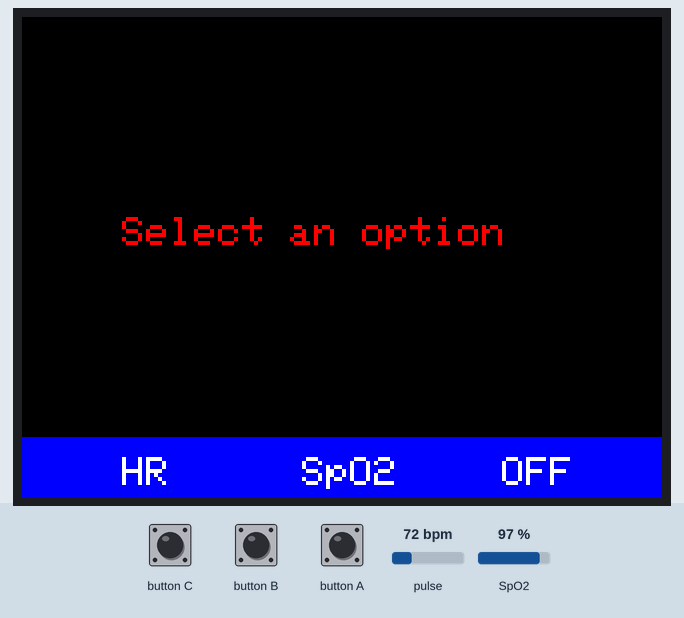
The sketch below on a simulated ESP32. Shown: 320×240 colour display. The test bench sets the inputs (shaded band); at power-on: pulse 72 bpm, SpO2 97 %. What the sketch prints to the serial monitor is not drawn.

Above: at 1.4 s.
1.5 s: button A pressed for 0.15 s
At 2.4 s:
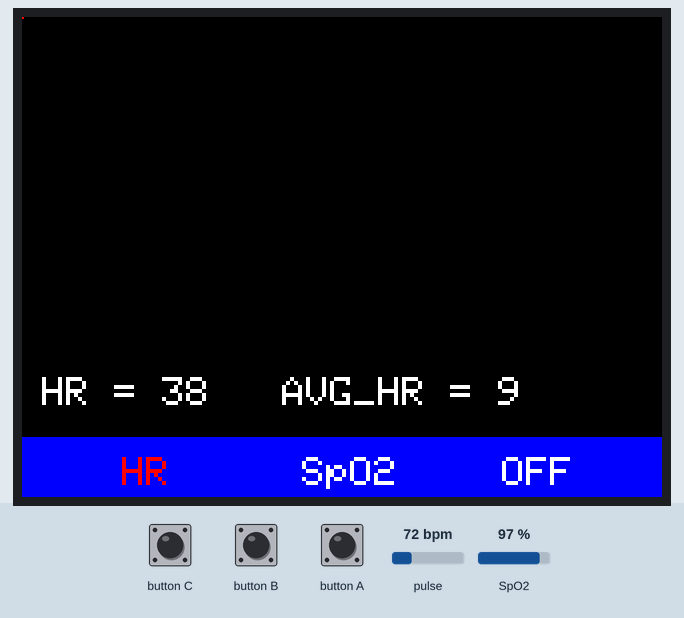
4.6 s: button B pressed for 0.15 s
At 5.2 s:
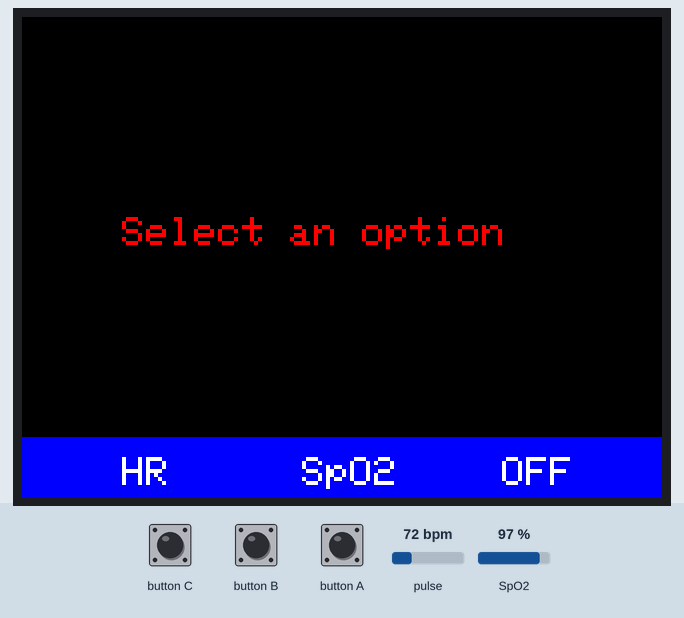
6.2 s: button B pressed for 1 s
At 7.5 s:
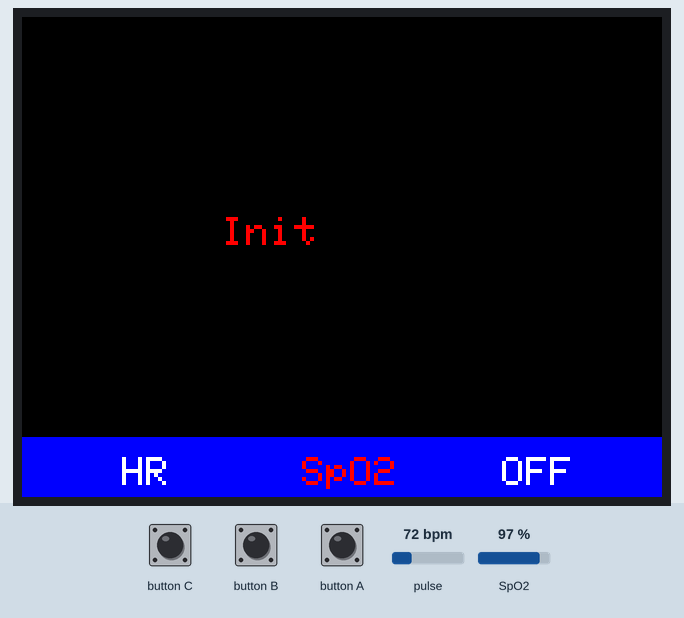
10.2 s: button C pressed for 0.15 s
11.9 s: button A pressed for 1 s
At 12.8 s:
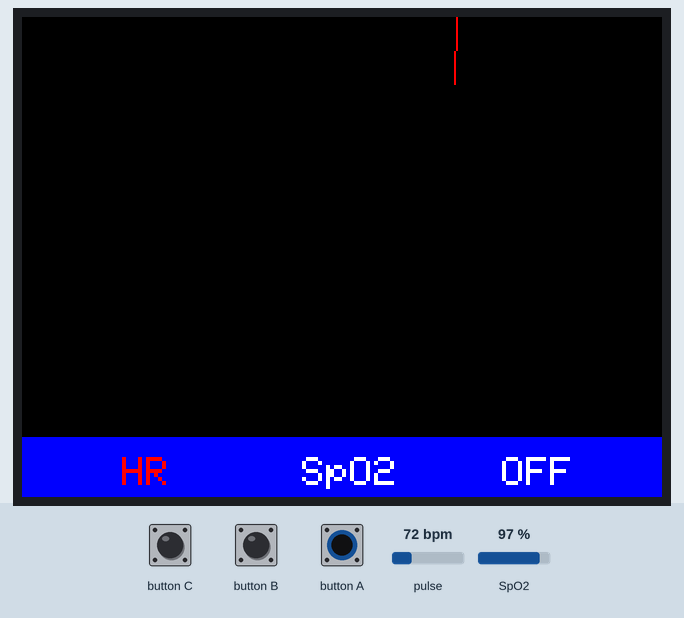
13.5 s: pulse set to 42 bpm
At 13.77 s:
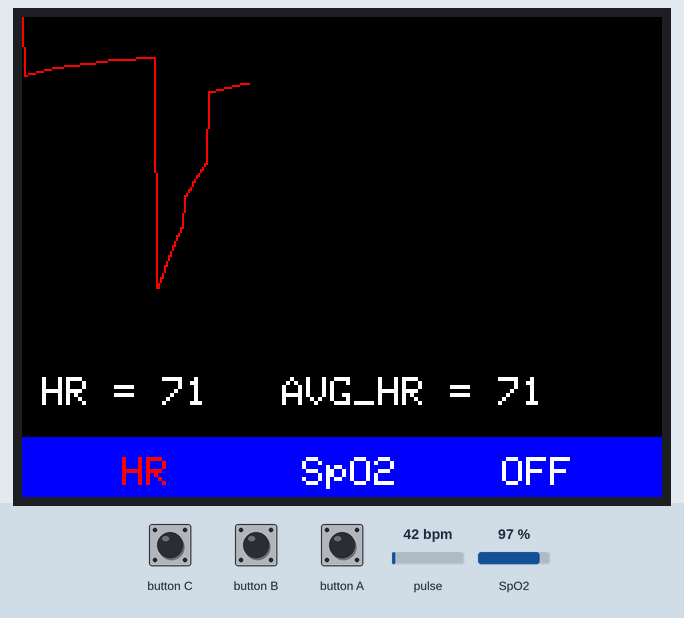
Timing chart, 0 to 16.5 s (numbered marks = the images above; inputs shaded):
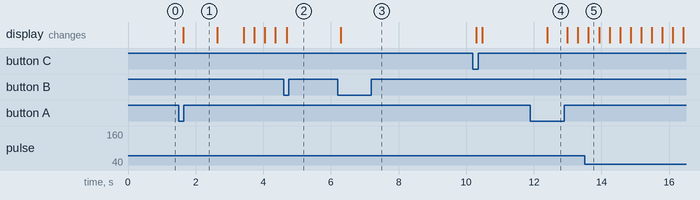

The sketch:

M5Stack.ino
```cpp
#include <M5Stack.h>

#include "MAX30105.h"
#include "heartRate.h"
#include "spo2_algorithm.h"

#define NONE         0
#define PLOT_IRVALUE 1
#define SPO2         2
#define HRV          3


#define MAX_BRIGHTNESS 255

MAX30105 particleSensor;

const byte RATE_SIZE = 4; //Increase this for more averaging. 4 is good.
byte rates[RATE_SIZE]; //Array of heart rates
byte rateSpot = 0;
long lastBeat = 0; //Time at which the last beat occurred

float beatsPerMinute;
int beatAvg;

int state = NONE;
int oldState = -1;

int val;
int oldVal = 0;
int cont = 0;
int minimo = -1, massimo = -1;
int currentMinimo, currentMassimo;
int problem = 0;
long hrTime = 0;

uint32_t irBuffer[100]; //infrared LED sensor data
uint32_t redBuffer[100];  //red LED sensor data
int32_t bufferLength; //data length
int32_t spo2; //SPO2 value
int8_t validSPO2; //indicator to show if the SPO2 calculation is valid
int32_t heartRate; //heart rate value
int8_t validHeartRate; //indicator to show if the heart rate calculation is valid

long irValue;

void setup()
{
  Serial.begin(115200);
  Serial.println("Initializing...");

  M5.begin();
  M5.Power.begin();
  M5.Lcd.fillScreen(BLACK);
  drawMenu();
  particleSensor.begin(Wire, I2C_SPEED_FAST);
}

void loop()
{
  M5.update();
  if (M5.BtnA.wasPressed()) {
    if (state == 1)
      state = 0;
    else
      state = 1;
  }
  if (M5.BtnB.wasPressed()) {
    if (state == 1)
      state = 0;
    else
      state = 2;
  }
  if (M5.BtnC.wasPressed()) {
    M5.powerOFF();
  }

  if (oldState != state) {
    M5.Lcd.fillScreen(BLACK);
    drawMenu();
    oldState = state;
    //Configure
    switch (state) {
      case NONE:
        M5.Lcd.setCursor(50, 100);
        M5.Lcd.setTextColor(RED);
        M5.Lcd.setTextSize(2);
        M5.Lcd.printf("Select an option");
        break;

      case PLOT_IRVALUE:
        particleSensor.setup(); //Configure sensor with default settings
        particleSensor.setPulseAmplitudeRed(0x0A); //Turn Red LED to low to indicate sensor is running
        particleSensor.setPulseAmplitudeGreen(0); //Turn off Green LED
        minimo = -1;
        currentMinimo = minimo;
        massimo = -1;
        currentMassimo = massimo;
        break;

      case SPO2:
        byte ledBrightness = 60; //Options: 0=Off to 255=50mA
        byte sampleAverage = 4; //Options: 1, 2, 4, 8, 16, 32
        byte ledMode = 2; //Options: 1 = Red only, 2 = Red + IR, 3 = Red + IR + Green
        byte sampleRate = 100; //Options: 50, 100, 200, 400, 800, 1000, 1600, 3200
        int pulseWidth = 411; //Options: 69, 118, 215, 411
        int adcRange = 4096; //Options: 2048, 4096, 8192, 16384

        particleSensor.setup(ledBrightness, sampleAverage, ledMode, sampleRate, pulseWidth, adcRange); //Configure sensor with these settings

        M5.Lcd.setCursor(100, 100);
        M5.Lcd.setTextColor(RED);
        M5.Lcd.setTextSize(2);
        M5.Lcd.printf("Init");

        bufferLength = 100;

        //read the first 100 samples, and determine the signal range
        for (byte i = 0 ; i < bufferLength ; i++)
        {
          if (M5.BtnB.wasPressed()) {
            if (state == 1)
              state = 0;
            else
              state = 2;
          }
          if (M5.BtnC.wasPressed()) {
            M5.powerOFF();
          }
          while (particleSensor.available() == false) //do we have new data?
            particleSensor.check(); //Check the sensor for new data

          redBuffer[i] = particleSensor.getRed();
          irBuffer[i] = particleSensor.getIR();
          particleSensor.nextSample(); //We're finished with this sample so move to next sample
        }
        //calculate heart rate and SpO2 after first 100 samples (first 4 seconds of samples)
        maxim_heart_rate_and_oxygen_saturation(irBuffer, bufferLength, redBuffer, &spo2, &validSPO2, &heartRate, &validHeartRate);
        M5.Lcd.fillScreen(BLACK);
        drawMenu();
        break;
    }
  }

  switch (state) {
    case NONE:
      break;

    case PLOT_IRVALUE:
      irValue = particleSensor.getIR();
      if (checkForBeat(irValue) == true)
      {
        //We sensed a beat!
        long delta = millis() - lastBeat;
        lastBeat = millis();

        beatsPerMinute = 60 / (delta / 1000.0);

        if (beatsPerMinute < 255 && beatsPerMinute > 20)
        {
          rates[rateSpot++] = (byte)beatsPerMinute; //Store this reading in the array
          rateSpot %= RATE_SIZE; //Wrap variable

          //Take average of readings
          beatAvg = 0;
          for (byte x = 0 ; x < RATE_SIZE ; x++)
            beatAvg += rates[x];
          beatAvg /= RATE_SIZE;
        }
      }


      if (irValue < 50000) {
        problem = 1;
        M5.Lcd.setCursor(10, 100);
        M5.Lcd.setTextColor(RED);
        M5.Lcd.setTextSize(2);
        M5.Lcd.printf("Place finger on sensor");
      }
      else
      {
        if (problem == 1) {
          M5.Lcd.fillScreen(BLACK);
          drawMenu();
          problem = 0;
        }

        val = map(irValue, currentMinimo, currentMassimo, 0, 160);
        if (val > 160)
          val = 160;
        if ((minimo == -1) || (irValue < minimo))
          minimo = irValue;
        if ((massimo == -1) || (irValue > massimo))
          massimo = irValue;
        M5.Lcd.drawLine(cont, oldVal, cont + 1, val, RED);
        cont = cont + 2;
        if (cont >= 320) {
          currentMinimo = minimo - 100;
          currentMassimo = massimo + 100;
          minimo = -1;
          massimo = -1;
          cont = 0;
          M5.Lcd.fillRect(0, 0, 320, 180, BLACK);
          drawMenu();
        }
        oldVal = val;
        if (millis() - hrTime > 500) {
          hrTime = millis();
          if (beatsPerMinute < 255 && beatsPerMinute > 20) {
            M5.Lcd.fillRect(0, 180, 320, 200, BLACK);
            drawMenu();
            M5.Lcd.setCursor(10, 180);
            M5.Lcd.setTextColor(WHITE);
            char bpm[50];
            sprintf(bpm, "HR = %.0f   AVG_HR = %d", beatsPerMinute, beatAvg);
            M5.Lcd.printf(bpm);
          }
        }
      }
      break;

    case SPO2:
      //dumping the first 25 sets of samples in the memory and shift the last 75 sets of samples to the top
      for (byte i = 25; i < 100; i++)
      {
        redBuffer[i - 25] = redBuffer[i];
        irBuffer[i - 25] = irBuffer[i];
      }

      //take 25 sets of samples before calculating the heart rate.
      for (byte i = 75; i < 100; i++)
      {
        if (M5.BtnB.wasPressed()) {
          if (state == 1)
            state = 0;
          else
            state = 2;
        }
        if (M5.BtnC.wasPressed()) {
          M5.powerOFF();
        }
        while (particleSensor.available() == false) //do we have new data?
          particleSensor.check(); //Check the sensor for new data

        redBuffer[i] = particleSensor.getRed();
        irBuffer[i] = particleSensor.getIR();

        particleSensor.nextSample(); //We're finished with this sample so move to next sample

        if (millis() - hrTime > 1000)
        {
          hrTime = millis();
          M5.Lcd.fillRect(0, 0, 320, 200, BLACK);
          drawMenu();
          M5.Lcd.setTextSize(3);
          char ox[15];

          if (validSPO2 == 1){
            M5.Lcd.setTextColor(GREEN);
            sprintf(ox, "SpO2 = -");
          }
          else{
            M5.Lcd.setTextColor(RED);
            sprintf(ox, "SpO2 = %d", spo2);
          }
          M5.Lcd.setCursor(50, 75);
          M5.Lcd.printf(ox);
          /*
            sprintf(ox, "HR = %d",heartRate);
            M5.Lcd.setCursor(50, 125);
            if (validHeartRate == 1)
            M5.Lcd.setTextColor(GREEN);
            else
            M5.Lcd.setTextColor(RED);
            M5.Lcd.printf(ox);
          */
        }

      }

      //After gathering 25 new samples recalculate HR and SP02
      maxim_heart_rate_and_oxygen_saturation(irBuffer, bufferLength, redBuffer, &spo2, &validSPO2, &heartRate, &validHeartRate);
      break;


  }
}

void drawMenu() {

  M5.Lcd.fillRect(0, 210, 320, 240, BLUE);
  M5.Lcd.setCursor(50, 220);
  if (state != 1)
    M5.Lcd.setTextColor(WHITE);
  else
    M5.Lcd.setTextColor(RED);
  M5.Lcd.setTextSize(2);
  M5.Lcd.printf("HR");
  M5.Lcd.setCursor(140, 220);
  if (state != 2)
    M5.Lcd.setTextColor(WHITE);
  else
    M5.Lcd.setTextColor(RED);
  M5.Lcd.setTextSize(2);
  M5.Lcd.printf("SpO2");
  M5.Lcd.setCursor(240, 220);
  if (state != 3)
    M5.Lcd.setTextColor(WHITE);
  else
    M5.Lcd.setTextColor(RED);
  M5.Lcd.setTextSize(2);
  M5.Lcd.printf("OFF");
}
```

Measured:
- after the input at 1.5 s, the display: changes after 0.13 s (image 1)
- after the input at 4.6 s, the display: changes after 0.09 s (image 2)
- after the input at 6.2 s, the display: changes after 0.09 s (image 3)
- after the input at 11.9 s, the display: changes after 0.50 s (image 4)
